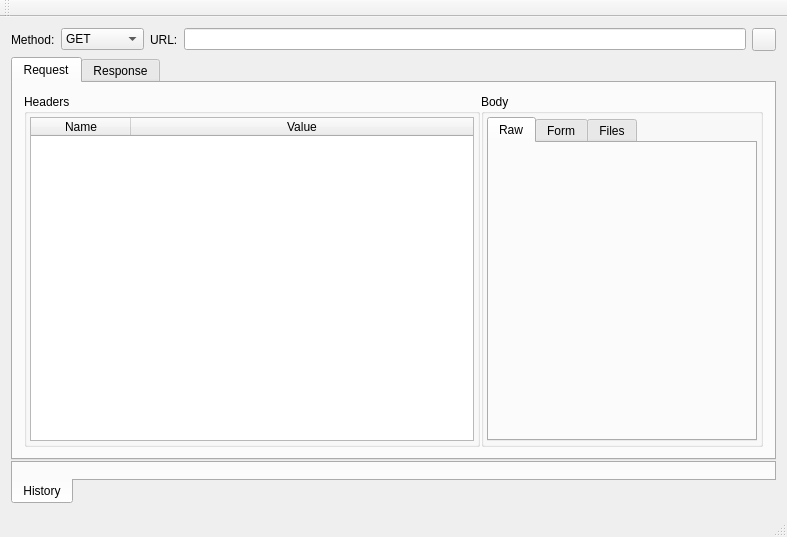
<?xml version="1.0" encoding="UTF-8"?>
<ui version="4.0">
 <class>MainWindow</class>
 <widget class="QMainWindow" name="MainWindow">
  <property name="geometry">
   <rect>
    <x>0</x>
    <y>0</y>
    <width>787</width>
    <height>537</height>
   </rect>
  </property>
  <property name="windowTitle">
   <string>MainWindow</string>
  </property>
  <widget class="QWidget" name="centralWidget">
   <layout class="QGridLayout" name="gridLayout_3">
    <item row="0" column="0">
     <layout class="QHBoxLayout" name="horizontalLayout">
      <item>
       <widget class="QLabel" name="methodLbl">
        <property name="text">
         <string>Method:</string>
        </property>
       </widget>
      </item>
      <item>
       <widget class="QComboBox" name="methodComboBox">
        <item>
         <property name="text">
          <string>GET</string>
         </property>
        </item>
        <item>
         <property name="text">
          <string>POST</string>
         </property>
        </item>
        <item>
         <property name="text">
          <string>PUT</string>
         </property>
        </item>
        <item>
         <property name="text">
          <string>PATCH</string>
         </property>
        </item>
        <item>
         <property name="text">
          <string>DELETE</string>
         </property>
        </item>
        <item>
         <property name="text">
          <string>HEAD</string>
         </property>
        </item>
        <item>
         <property name="text">
          <string>OPTIONS</string>
         </property>
        </item>
       </widget>
      </item>
      <item>
       <widget class="QLabel" name="urlLbl">
        <property name="text">
         <string>URL:</string>
        </property>
       </widget>
      </item>
      <item>
       <widget class="QLineEdit" name="urlLineEdit"/>
      </item>
      <item>
       <widget class="QToolButton" name="toolButton">
        <property name="text">
         <string/>
        </property>
        <property name="icon">
         <iconset resource="../resources/resources.qrc">
          <normaloff>:/icons/icons/arrow-right-double-2.png</normaloff>:/icons/icons/arrow-right-double-2.png</iconset>
        </property>
       </widget>
      </item>
     </layout>
    </item>
    <item row="1" column="0">
     <widget class="QSplitter" name="tabWidgetHistoryVSplitter">
      <property name="maximumSize">
       <size>
        <width>16777215</width>
        <height>16777215</height>
       </size>
      </property>
      <property name="lineWidth">
       <number>1</number>
      </property>
      <property name="midLineWidth">
       <number>0</number>
      </property>
      <property name="orientation">
       <enum>Qt::Vertical</enum>
      </property>
      <property name="opaqueResize">
       <bool>false</bool>
      </property>
      <property name="handleWidth">
       <number>1</number>
      </property>
      <widget class="QTabWidget" name="mainTabWidget">
       <property name="currentIndex">
        <number>0</number>
       </property>
       <widget class="QWidget" name="rqstTab">
        <attribute name="title">
         <string>Request</string>
        </attribute>
        <layout class="QGridLayout" name="gridLayout_2">
         <item row="0" column="0">
          <widget class="QSplitter" name="rqstHeaderBodyHSplitter">
           <property name="orientation">
            <enum>Qt::Horizontal</enum>
           </property>
           <property name="opaqueResize">
            <bool>false</bool>
           </property>
           <property name="handleWidth">
            <number>1</number>
           </property>
           <widget class="QGroupBox" name="headersGroupBox">
            <property name="title">
             <string>Headers</string>
            </property>
            <property name="flat">
             <bool>false</bool>
            </property>
            <layout class="QGridLayout" name="gridLayout_4">
             <property name="leftMargin">
              <number>3</number>
             </property>
             <property name="topMargin">
              <number>3</number>
             </property>
             <property name="rightMargin">
              <number>3</number>
             </property>
             <property name="bottomMargin">
              <number>3</number>
             </property>
             <property name="spacing">
              <number>3</number>
             </property>
             <item row="0" column="0">
              <widget class="QTableWidget" name="headersTableWidget">
               <attribute name="horizontalHeaderStretchLastSection">
                <bool>true</bool>
               </attribute>
               <column>
                <property name="text">
                 <string>Name</string>
                </property>
               </column>
               <column>
                <property name="text">
                 <string>Value</string>
                </property>
               </column>
              </widget>
             </item>
            </layout>
           </widget>
           <widget class="QGroupBox" name="bodyGroupBox">
            <property name="title">
             <string>Body</string>
            </property>
            <layout class="QGridLayout" name="gridLayout">
             <property name="leftMargin">
              <number>3</number>
             </property>
             <property name="topMargin">
              <number>3</number>
             </property>
             <property name="rightMargin">
              <number>3</number>
             </property>
             <property name="bottomMargin">
              <number>3</number>
             </property>
             <property name="spacing">
              <number>3</number>
             </property>
             <item row="0" column="0">
              <widget class="QTabWidget" name="bodyTabWidget">
               <property name="currentIndex">
                <number>0</number>
               </property>
               <widget class="QWidget" name="rawTab">
                <attribute name="title">
                 <string>Raw</string>
                </attribute>
               </widget>
               <widget class="QWidget" name="formTab">
                <attribute name="title">
                 <string>Form</string>
                </attribute>
               </widget>
               <widget class="QWidget" name="filesTab">
                <attribute name="title">
                 <string>Files</string>
                </attribute>
               </widget>
              </widget>
             </item>
            </layout>
           </widget>
          </widget>
         </item>
        </layout>
       </widget>
       <widget class="QWidget" name="respTab">
        <attribute name="title">
         <string>Response</string>
        </attribute>
       </widget>
      </widget>
      <widget class="QTabWidget" name="bottomTabWidget">
       <property name="sizePolicy">
        <sizepolicy hsizetype="Expanding" vsizetype="Expanding">
         <horstretch>0</horstretch>
         <verstretch>0</verstretch>
        </sizepolicy>
       </property>
       <property name="tabPosition">
        <enum>QTabWidget::South</enum>
       </property>
       <property name="tabShape">
        <enum>QTabWidget::Rounded</enum>
       </property>
       <property name="currentIndex">
        <number>0</number>
       </property>
       <property name="elideMode">
        <enum>Qt::ElideNone</enum>
       </property>
       <widget class="QWidget" name="historyTab">
        <attribute name="title">
         <string>History</string>
        </attribute>
       </widget>
      </widget>
     </widget>
    </item>
   </layout>
  </widget>
  <widget class="QMenuBar" name="menuBar">
   <property name="geometry">
    <rect>
     <x>0</x>
     <y>0</y>
     <width>787</width>
     <height>19</height>
    </rect>
   </property>
  </widget>
  <widget class="QToolBar" name="mainToolBar">
   <attribute name="toolBarArea">
    <enum>TopToolBarArea</enum>
   </attribute>
   <attribute name="toolBarBreak">
    <bool>false</bool>
   </attribute>
  </widget>
  <widget class="QStatusBar" name="statusBar"/>
 </widget>
 <layoutdefault spacing="6" margin="11"/>
 <resources>
  <include location="../resources/resources.qrc"/>
 </resources>
 <connections/>
</ui>
